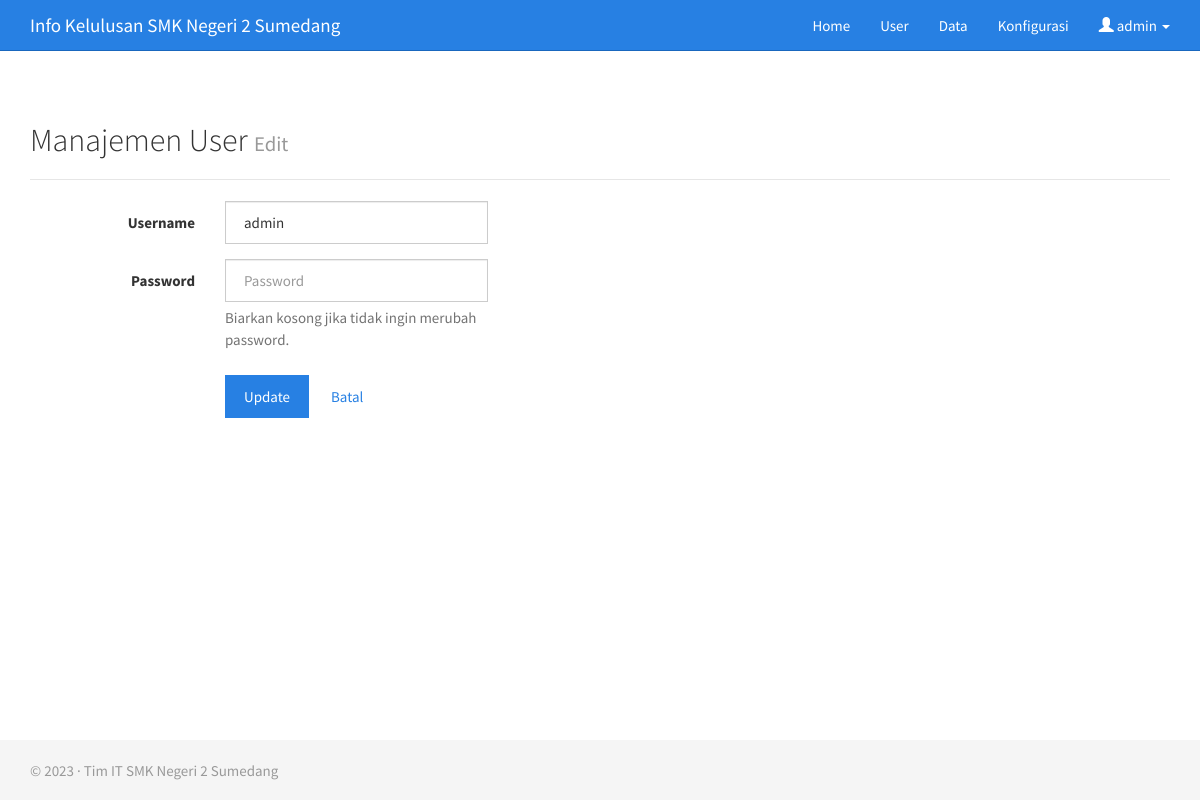
Screenshot of /admin/user_edit.php?uid=1 (signed in) with the database file from the repository.
### tables this page shows
CREATE TABLE `un_konfigurasi` (
  `id` int(11) NOT NULL,
  `sekolah` varchar(255) NOT NULL,
  `kepsek` varchar(50) NOT NULL,
  `nip` varchar(30) NOT NULL,
  `no_surat` varchar(30) DEFAULT NULL,
  `ttd` varchar(64) NOT NULL,
  `about` varchar(250) NOT NULL,
  `tgl_pengumuman` datetime NOT NULL,
  `contact` varchar(255) NOT NULL,
  `nopesformat` varchar(20) NOT NULL,
  `logo` varchar(255) DEFAULT NULL,
  `kop` varchar(100) NOT NULL,
  `cap` varchar(100) NOT NULL
);

CREATE TABLE `un_user` (
  `UID` tinyint(4) NOT NULL,
  `username` varchar(50) NOT NULL,
  `password` varchar(50) NOT NULL
);

### database.php (the view, shortened to what this page needs)
<?php
$db_conn = mysqli_connect(DB_HOST,DB_USER,DB_PASS,DB_NAME);
$que = mysqli_query($db_conn, "SELECT * FROM un_konfigurasi");
$hsl = mysqli_fetch_array($que);
$tgl_pengumuman = strip_tags($hsl['tgl_pengumuman']);
$thn = substr($tgl_pengumuman, 0, 4);
?>

### database.php (the view, shortened to what this page needs)
<?php
$db_conn = mysqli_connect(DB_HOST,DB_USER,DB_PASS,DB_NAME);
$que = mysqli_query($db_conn, "SELECT * FROM un_konfigurasi");
$hsl = mysqli_fetch_array($que);
$tgl_pengumuman = strip_tags($hsl['tgl_pengumuman']);
$thn = substr($tgl_pengumuman, 0, 4);
?>

### admin/user_edit.php (shortened to what this page needs)
<?php
if(isset($_SESSION['logged']) && !empty($_SESSION['logged'])){
include "../database.php";
include '_header.php';
?>
<div class="container">
<h2>Manajemen User <small>Edit</small></h2><hr>
<?php
$uid = $_REQUEST['uid'];
if(isset($_REQUEST['submit'])){
	$username = $_REQUEST['username'];
	if(isset($_REQUEST['password'])){
		$password = $_REQUEST['password'];
		$sql = "UPDATE un_user SET username='$username', password=md5('$password') WHERE UID='$uid'";
	} else {
		$sql = "UPDATE un_user SET username='$username' WHERE UID='$uid'";
	}
	$simpan = mysqli_query($db_conn,$sql);
	if($simpan){
		header('Location: user.php');
	} else {
		echo 'Ada error dengan query';
	}
} else {
	$qUser = mysqli_query($db_conn,"SELECT * FROM un_user WHERE UID='$uid'");
	$data = mysqli_fetch_array($qUser);
?>
<form class="form-horizontal" method="post">
	<div class="form-group">
		<label for="username" class="col-sm-2 control-label">Username</label>
		<div class="col-sm-3">
			<input type="text" name="username" class="form-control" id="username" placeholder="Username" value="<?php echo $data['username']; ?>" required autofocus>
		</div>
	</div>
	<div class="form-group">
		<label for="password" class="col-sm-2 control-label">Password</label>
		<div class="col-sm-3">
			<input type="password" name="password" class="form-control" id="password" placeholder="Password">
			<span id="helpBlock" class="help-block">Biarkan kosong jika tidak ingin merubah password.</span>
		</div>
	</div>
	<div class="form-group">
		<div class="col-sm-offset-2 col-sm-3">
			<button type="submit" name="submit" class="btn btn-primary">Update</button>
			<a href="user.php" class="btn btn-link">Batal</a>
		</div>
	</div>
</form>
<?php
}
?>
</div>
<?php
include '_footer.php';
} else {
	header('Location: ./login.php');
}
?>

### admin/_header.php (shortened to what this page needs)
<?php
if (isset($_SESSION['logged']) && !empty($_SESSION['logged'])) {
	$que = mysqli_query($db_conn, "SELECT * FROM un_konfigurasi");
	$hsl = mysqli_fetch_array($que);
?>
	<!DOCTYPE html>
	<html>
	<head>
		<link rel="stylesheet" href="alert/css/sweetalert.css">
		<link href="../css/bootstrap.min.css" rel="stylesheet">
		<link href="../css/jasny-bootstrap.min.css" rel="stylesheet">
	</head>
	<body>
		<nav class="navbar navbar-inverse navbar-static-top">
			<div class="container">
				<div class="navbar-header">
					<a class="navbar-brand" href="./">Info Kelulusan <?= $hsl['sekolah'] ?></a>
				</div>
				<div id="navbar" class="collapse navbar-collapse">
					<ul class="nav navbar-nav navbar-right">
						<li><a href="./">Home</a></li>
						<li><a href="user.php">User</a></li>
						<li><a href="data.php">Data</a></li>
						<li><a href="konfigurasi.php">Konfigurasi</a></li>
						<li class="dropdown">
							<a href="#" class="dropdown-toggle" data-toggle="dropdown" role="button" aria-expanded="true">
								<span class="glyphicon glyphicon-user" aria-hidden="true"></span> <?php echo $_SESSION['username']; ?> <span class="caret"></span>
							</a>
						</li>
					</ul>
				</div>
			</div>
		</nav>
	<?php
} else {
	header('Location: ./login.php');
}
	?>

### admin/_footer.php
<?php
if(isset($_SESSION['logged']) && !empty($_SESSION['logged'])){
?>
	<footer class="footer">
		<div class="container">
		<p class="text-muted">&copy; <?=$thn?> &middot; Tim IT <?=$hsl['sekolah'] ?></p>
		</div>
	</footer>
</body>
</html>
<?php
} else {
	header('Location: ./login.php');
}
?>

### admin/_header.php (style rules this page uses)
html { position: relative; min-height: 100%; }
body { margin-bottom: 60px; }
.footer { position: absolute; bottom: 0; width: 100%; height: 60px; background-color: #f5f5f5; }
body>.container { padding: 30px 15px 0; }
.container .text-muted { margin: 20px 0; }
.footer>.container { padding-right: 15px; padding-left: 15px; }

### rows the page displays
un_konfigurasi: sekolah "SMK Negeri 2 Sumedang", tgl_pengumuman "2023"
un_user: username "admin"

### other values shown
$_SESSION['username'] "admin"
